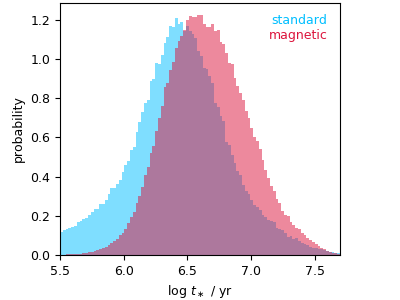

Write the Python code that produced this figure.
import numpy as np
import os
import sys
from post_summary import post_summary
from astropy.io import ascii
import matplotlib as mpl
import matplotlib.pyplot as plt
import matplotlib.gridspec as gridspec
plt.rc('font', size=9)

bs = 100
fspot = ['f000', 'f017', 'f034', 'f051', 'f068', 'f085']

inp_dat = ascii.read('Tau_done.txt')
sname, Mdyn, eMdyn = inp_dat['name'], inp_dat['Mdyn'], inp_dat['eMdyn']

fig = plt.figure(figsize=(4, 3))
gs = gridspec.GridSpec(1, 1)
ax0 = fig.add_subplot(gs[0, 0])
tlims = [5.5, 7.7]
ax0.set_xlim(tlims)
ax0.set_ylabel('probability')
ax0.set_xlabel('$\log{\,\, t_\\ast \,\, / \,\, {\\rm yr}}$')

std_logAGE = []
bf_logAGE = []
bf_wgts = []
for i in range(len(sname)):
    if ((sname[i] != 'HN_Tau_A') & (sname[i] != 'CY_Tau')):
        # cycle through each spot model for a given target
        allf_logM = []
        allf_logAGE = []
        for j in range(len(fspot)):
            dat = np.load('posteriors/' + sname[i] + '_' + fspot[j] + \
                          '.age-mass.posterior.npz')
            logM, logAGE = dat['logM'], dat['logAGE']
            allf_logM = np.append(allf_logM, logM)
            allf_logAGE = np.append(allf_logAGE, logAGE)
 
            # record standard age posteriors (spot-free model)
            if j == 0: std_logAGE = np.append(std_logAGE, logAGE)

        # compute weights based on dynamical mass
        weights = np.exp(-0.5*((10**allf_logM - Mdyn[i]) / eMdyn[i])**2)
        crit = (allf_logAGE <= 8.5)
        weights[crit] *= np.exp(-0.5*((allf_logAGE[crit] - 6.8) / 0.5)**2)

        # record all age posteriors and weights
        bf_logAGE = np.append(bf_logAGE, allf_logAGE)
        bf_wgts = np.append(bf_wgts, weights)


# compute / plot the standard (spot-free) age distribution
n, bins, patches = ax0.hist(std_logAGE, bs, density=True, range=tlims, 
                            histtype='stepfilled', color='deepskyblue',
                            alpha=0.5)

n, bins, patches = ax0.hist(bf_logAGE, bs, weights=bf_wgts, density=True, 
                            range=tlims, histtype='stepfilled', 
                            color='crimson', alpha=0.5)

ax0.text(7.6, 1.18, 'standard', color='deepskyblue', ha='right')
ax0.text(7.6, 1.10, 'magnetic', color='crimson', ha='right')


fig.subplots_adjust(wspace=0.0, hspace=0.15)
fig.subplots_adjust(left=0.15, right=0.85, bottom=0.15, top=0.99)
fig.savefig('age_histograms.png')
fig.clf()
